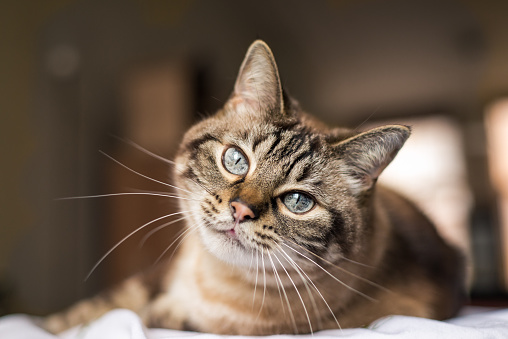
#> input picture cat.jpg, 508 x 339 px
$ python EdgeDetection.py
#> lines starting #> are read from the running program, lines starting #| are printed output that depends on the picture; after the words box and inside, x2 and y2 are one past the last pixel; in counts of white or black regions, pixels touching at a corner belong together
import cv2 as cv
import numpy as np

frame = cv.imread('cat.jpg')
#> frame is the input picture: shape (339, 508, 3); mean B, G, R 77.9, 92.4, 109.7
cv.imshow('Original',frame)

blur = cv.GaussianBlur(frame,(7,7),0)
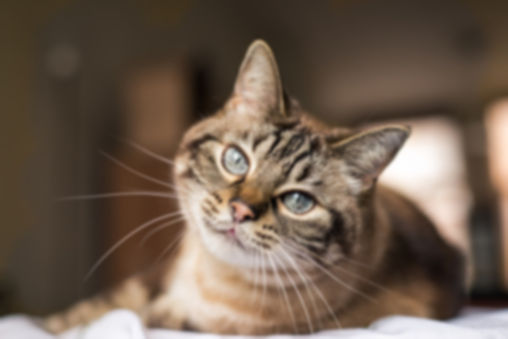
#> blur: shape (339, 508, 3); mean B, G, R 77.9, 92.3, 109.6
cv.imshow('Blur',blur)

gray = cv.cvtColor(blur,cv.COLOR_BGR2GRAY)
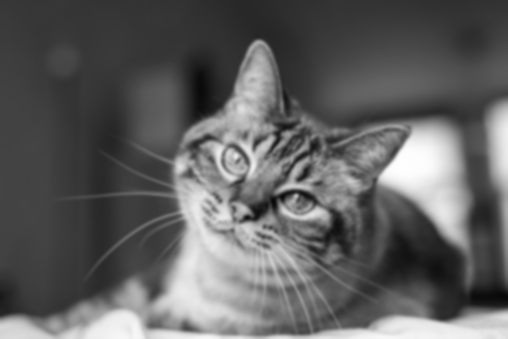
#> gray: shape (339, 508); min 6, max 254, mean 95.9
cv.imshow('Gray',gray)

canny = cv.Canny(gray,90,150)
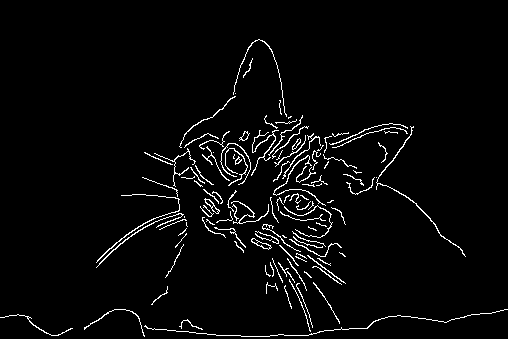
#> canny: shape (339, 508); 3.3% white in thin lines or dots, all inside (x1, y1, x2, y2) = (0, 39, 508, 337)
cv.imshow('Canny',canny)

cv.waitKey(0)
